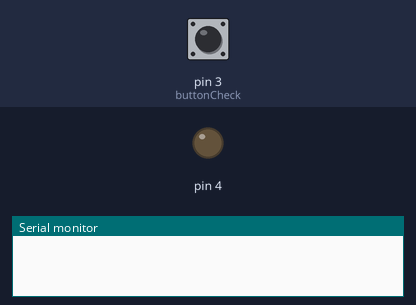
Bench run of a sketch on a simulated Arduino Uno, built with avr-gcc and run on an emulated ATmega328P. On the bench: output pins drawn as LEDs (lit = HIGH), the last lines printed to the serial monitor. The inputs (shaded band) are chosen by the test bench; at power-on: pin 3 (buttonCheck) LOW.

Above: at 1.2 s.
1.3 s: pin 3 (buttonCheck) pulled HIGH for 0.15 s
At 2.6 s:
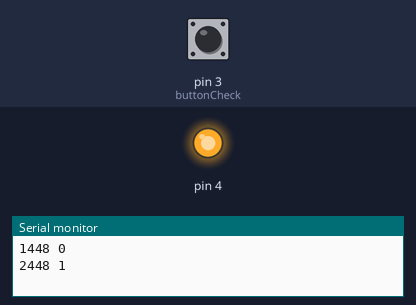
2.9 s: pin 3 (buttonCheck) pulled HIGH for 1 s
At 5.0 s:
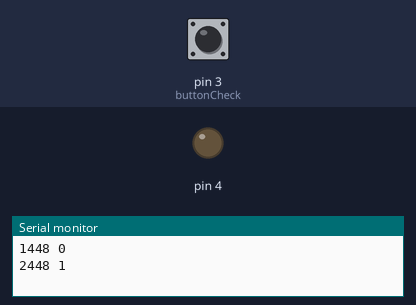
5.4 s: pin 3 (buttonCheck) pulled HIGH for 3.2 s
At 9.8 s:
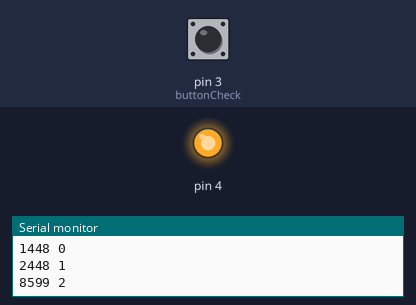
Timing chart, 0 to 11.3 s (numbered marks = the images above; inputs shaded):
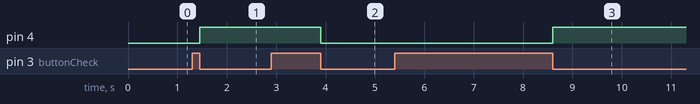

The sketch:

toggleButtonData.ino
```cpp
 int onOff = LOW;
 int  timer;
 int preTimer;
 int difTime;
 int prevState = 0;
 int counter = 0;
 uint32_t dataTimer = 0;
 int dataTimeInterval = 1000;
 uint32_t dataPreTimer = 0;

void setup() {
pinMode(3,INPUT);
pinMode(4,OUTPUT);
Serial.begin(9600);
}

void loop() {
  // put your main code here, to run repeatedly:
  int of = buttonCheck();
  digitalWrite(4,of);
  getData(of);


}

int buttonCheck(){

 timer = millis();
 int buttonState = digitalRead(3);

 if((prevState == 1) and (buttonState == 0) and (timer-preTimer > 30))
 {
  onOff = !onOff;
  //Serial.println(onOff);
  preTimer = timer;
 }

  prevState = buttonState;
  return(onOff);
}

void getData(int of){
  dataTimer = millis();
  if((of == 1) and (dataTimer - dataPreTimer >= dataTimeInterval)){
    Serial.print(dataTimer);
    Serial.print(" ");
    Serial.println(counter);
    counter++;
    dataPreTimer = dataTimer;
    //delay(1000);
  }
}
```

Measured:
- after the input at 1.3 s, pin 4: LOW → HIGH after 0.15 s
- after the input at 2.9 s, pin 4: HIGH → LOW after 1.0 s
- after the input at 5.4 s, pin 4: LOW → HIGH after 3.2 s
